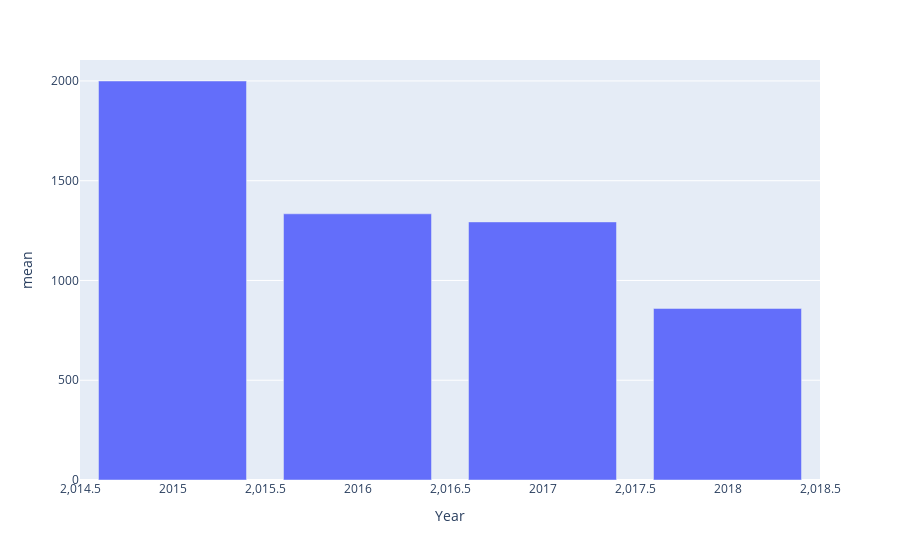

The notebook cell this image was saved under:
### Code cell
px.bar(mean_, x='Year', y='mean')

### Figure 1 — Plotly figure (JSON) as saved in the notebook; plotly's stock layout.template omitted (floating-point values rounded to 4 significant figures)
{"data": [{"hovertemplate": "Year=%{x}<br>mean=%{y}<extra></extra>", "legendgroup": "", "marker": {"color": "#636efa", "pattern": {"shape": ""}}, "name": "", "orientation": "v", "showlegend": false, "textposition": "auto", "type": "bar", "x": [2015, 2016, 2017, 2018], "xaxis": "x", "y": [2000.0, 1334.0, 1294.0, 859.9], "yaxis": "y"}], "layout": {"barmode": "relative", "legend": {"tracegroupgap": 0}, "margin": {"t": 60}, "xaxis": {"anchor": "y", "domain": [0, 1], "title": {"text": "Year"}}, "yaxis": {"anchor": "x", "domain": [0, 1], "title": {"text": "mean"}}}}
